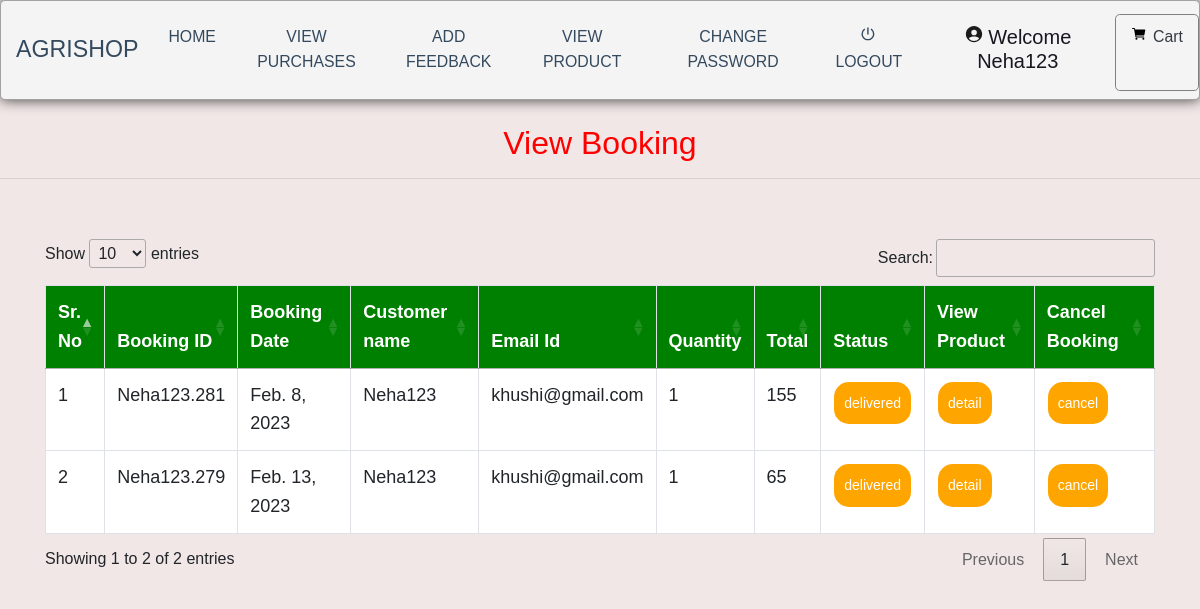
The app's page /admin_viewBooking (signed in), older data.
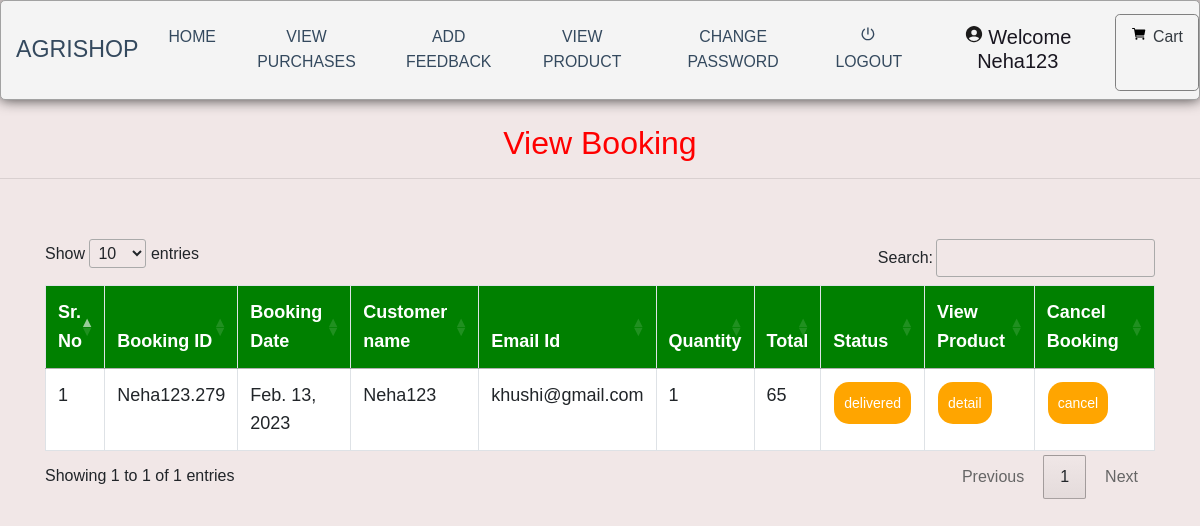
The same page, newer data.
### grocery/models.py (models this page shows, shortened)
class Booking(models.Model):
    status = models.ForeignKey(Status, on_delete=models.CASCADE, null=True)
    profile = models.ForeignKey(Profile, on_delete=models.CASCADE, null=True)
    booking_id = models.CharField(max_length=200,null=True)
    quantity = models.CharField(max_length=100,null=True)
    book_date = models.DateField(null=True)
    total = models.IntegerField(null=True)

class Profile(models.Model):
    user = models.ForeignKey(User, on_delete=models.CASCADE, null=True)
    dob = models.DateField(null=True)
    city = models.CharField(max_length=30, null=True)
    address = models.CharField(max_length=50, null=True)
    contact = models.CharField(max_length=10, null=True)
    image = models.FileField(null=True)

class Status(models.Model):
    name = models.CharField(max_length=20, null=True)

### grocery/views.py (the view)
# urls.py: path('admin_viewBooking', Admin_View_Booking, name='admin_viewBooking'),
def Admin_View_Booking(request):
    if not request.user.is_authenticated:
        return redirect('login_admin')
    book = Booking.objects.all()
    d = {'book': book}
    return render(request, 'admin_viewBokking.html', d)

### grocery/templates/admin_viewBokking.html (shortened to what this page needs)
{% extends 'navigation.html' %}
{% block body %}
<center><h2 style="color:red;margin-top:2%">View Booking</h2></center><hr>
 <div class="container">
<table class="table table-bordered" id="myTable">
  <thead>
  <tr>
    <th>Sr. No</th>
    <th>Booking ID</th>
    <th>Booking Date</th>
    <th>Customer name</th>
    <th>Email Id</th>
      <th>Quantity</th>
      <th>Total</th>
      <th>Status</th>
    <th>View Product</th>
    <th>Cancel Booking</th>
  </tr>
  </thead>
   <tbody>
{% for i in book %}
  <tr>
      <td>{{forloop.counter}}</td>
    <td>{{i.booking_id}}</td>
    <td>{{i.book_date}}</td>
    <td>{{i.profile.user.username}}</td>
    <td>{{i.profile.user.email}}</td>
      <td>{{i.quantity}}</td>
      <td>{{i.total}}</td>
    <td><a href="{% url 'Edit_status' i.booking_id i.id %}"><button class="button button1">{{i.status.name}}</button></a></td>
      <td><a href="{% url 'admin_booking_detail' i.booking_id i.id i.profile.user.id  %}"><button class="button button1">detail</button></a></td>
      <td><a href="{% url 'delete_admin_booking' i.booking_id i.id %}" onclick="return confirm('Are you sure?')"><button class="button button1" id="#delete">cancel</button></a></td>
  </tr>
   {% endfor %}
    </tbody>
</table>
 </div>
{% endblock %}

Row changes from the older to the newer data that the page shows:
removed Booking: booking_id "Neha123.281", book_date "Feb. 8, 2023", profile.user.username "Neha123", profile.user.email "khushi@gmail.com", quantity "1", total "155", status.name "delivered"
Text that changed along with them:
text written by a page script: "Show entries Search: Showing 1 to 2 of 2 entries Previous 1 Next" → "Show entries Search: Showing 1 to 1 of 1 entries Previous 1 Next"
